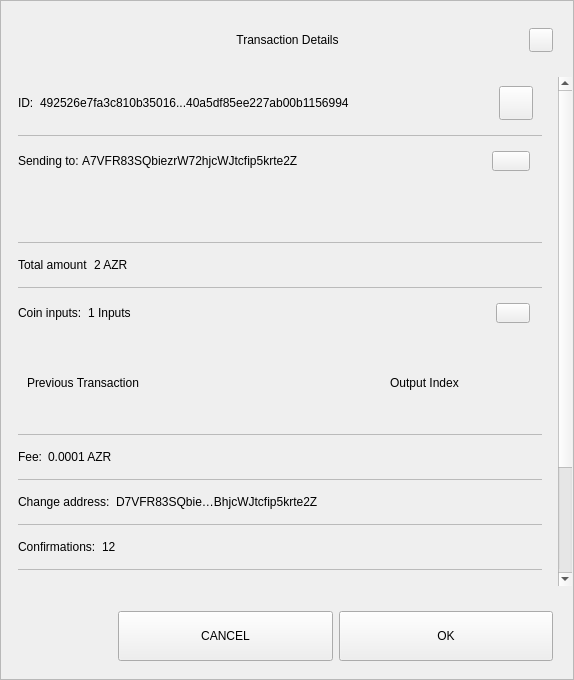
<?xml version="1.0" encoding="UTF-8"?>
<ui version="4.0">
 <class>TxDetailDialog</class>
 <widget class="QWidget" name="TxDetailDialog">
  <property name="geometry">
   <rect>
    <x>0</x>
    <y>0</y>
    <width>574</width>
    <height>680</height>
   </rect>
  </property>
  <property name="sizePolicy">
   <sizepolicy hsizetype="Preferred" vsizetype="Expanding">
    <horstretch>0</horstretch>
    <verstretch>0</verstretch>
   </sizepolicy>
  </property>
  <property name="minimumSize">
   <size>
    <width>574</width>
    <height>500</height>
   </size>
  </property>
  <property name="windowTitle">
   <string>Form</string>
  </property>
  <property name="styleSheet">
   <string notr="true"/>
  </property>
  <layout class="QVBoxLayout" name="verticalLayout_3">
   <property name="spacing">
    <number>0</number>
   </property>
   <property name="leftMargin">
    <number>0</number>
   </property>
   <property name="topMargin">
    <number>0</number>
   </property>
   <property name="rightMargin">
    <number>0</number>
   </property>
   <property name="bottomMargin">
    <number>0</number>
   </property>
   <item>
    <widget class="QFrame" name="frame">
     <property name="sizePolicy">
      <sizepolicy hsizetype="Preferred" vsizetype="Expanding">
       <horstretch>0</horstretch>
       <verstretch>0</verstretch>
      </sizepolicy>
     </property>
     <property name="styleSheet">
      <string notr="true"/>
     </property>
     <property name="frameShape">
      <enum>QFrame::StyledPanel</enum>
     </property>
     <property name="frameShadow">
      <enum>QFrame::Raised</enum>
     </property>
     <layout class="QVBoxLayout" name="verticalLayout">
      <property name="leftMargin">
       <number>0</number>
      </property>
      <property name="rightMargin">
       <number>0</number>
      </property>
      <item>
       <layout class="QHBoxLayout" name="horizontalLayout_3">
        <property name="spacing">
         <number>0</number>
        </property>
        <property name="leftMargin">
         <number>20</number>
        </property>
        <property name="topMargin">
         <number>10</number>
        </property>
        <property name="rightMargin">
         <number>20</number>
        </property>
        <item>
         <spacer name="horizontalSpacer_1">
          <property name="orientation">
           <enum>Qt::Horizontal</enum>
          </property>
          <property name="sizeHint" stdset="0">
           <size>
            <width>40</width>
            <height>20</height>
           </size>
          </property>
         </spacer>
        </item>
        <item>
         <widget class="QLabel" name="labelTitle">
          <property name="minimumSize">
           <size>
            <width>0</width>
            <height>40</height>
           </size>
          </property>
          <property name="maximumSize">
           <size>
            <width>16777215</width>
            <height>40</height>
           </size>
          </property>
          <property name="styleSheet">
           <string notr="true">padding-left:24px;</string>
          </property>
          <property name="text">
           <string>Transaction Details</string>
          </property>
          <property name="alignment">
           <set>Qt::AlignCenter</set>
          </property>
          <property name="margin">
           <number>7</number>
          </property>
         </widget>
        </item>
        <item>
         <spacer name="horizontalSpacer_2">
          <property name="orientation">
           <enum>Qt::Horizontal</enum>
          </property>
          <property name="sizeHint" stdset="0">
           <size>
            <width>40</width>
            <height>20</height>
           </size>
          </property>
         </spacer>
        </item>
        <item>
         <widget class="QPushButton" name="btnEsc">
          <property name="minimumSize">
           <size>
            <width>24</width>
            <height>24</height>
           </size>
          </property>
          <property name="maximumSize">
           <size>
            <width>24</width>
            <height>24</height>
           </size>
          </property>
          <property name="focusPolicy">
           <enum>Qt::NoFocus</enum>
          </property>
          <property name="text">
           <string/>
          </property>
         </widget>
        </item>
       </layout>
      </item>
      <item>
       <spacer name="verticalSpacer">
        <property name="orientation">
         <enum>Qt::Vertical</enum>
        </property>
        <property name="sizeType">
         <enum>QSizePolicy::Fixed</enum>
        </property>
        <property name="sizeHint" stdset="0">
         <size>
          <width>20</width>
          <height>10</height>
         </size>
        </property>
       </spacer>
      </item>
      <item>
       <widget class="QWidget" name="layoutScroll" native="true">
        <property name="minimumSize">
         <size>
          <width>0</width>
          <height>0</height>
         </size>
        </property>
        <layout class="QVBoxLayout" name="verticalLayout_4">
         <property name="leftMargin">
          <number>0</number>
         </property>
         <property name="topMargin">
          <number>0</number>
         </property>
         <property name="rightMargin">
          <number>0</number>
         </property>
         <item>
          <widget class="QScrollArea" name="scrollArea">
           <property name="styleSheet">
            <string notr="true">#scrollArea {
background:transparent;
}</string>
           </property>
           <property name="horizontalScrollBarPolicy">
            <enum>Qt::ScrollBarAlwaysOff</enum>
           </property>
           <property name="sizeAdjustPolicy">
            <enum>QAbstractScrollArea::AdjustIgnored</enum>
           </property>
           <property name="widgetResizable">
            <bool>true</bool>
           </property>
           <property name="alignment">
            <set>Qt::AlignLeading|Qt::AlignLeft|Qt::AlignTop</set>
           </property>
           <widget class="QWidget" name="scrollAreaWidgetContents">
            <property name="geometry">
             <rect>
              <x>0</x>
              <y>0</y>
              <width>556</width>
              <height>672</height>
             </rect>
            </property>
            <property name="autoFillBackground">
             <bool>false</bool>
            </property>
            <property name="styleSheet">
             <string notr="true">#scrollAreaWidgetContents {
background:transparent;
}</string>
            </property>
            <layout class="QVBoxLayout" name="verticalLayout_7">
             <property name="spacing">
              <number>0</number>
             </property>
             <property name="sizeConstraint">
              <enum>QLayout::SetDefaultConstraint</enum>
             </property>
             <property name="leftMargin">
              <number>0</number>
             </property>
             <property name="topMargin">
              <number>0</number>
             </property>
             <property name="rightMargin">
              <number>0</number>
             </property>
             <property name="bottomMargin">
              <number>0</number>
             </property>
             <item>
              <widget class="QWidget" name="content" native="true">
               <layout class="QVBoxLayout" name="verticalLayout_2">
                <property name="leftMargin">
                 <number>16</number>
                </property>
                <property name="topMargin">
                 <number>0</number>
                </property>
                <property name="rightMargin">
                 <number>16</number>
                </property>
                <item>
                 <widget class="QWidget" name="contentID" native="true">
                  <layout class="QHBoxLayout" name="horizontalLayout_12" stretch="0,1,0">
                   <property name="leftMargin">
                    <number>0</number>
                   </property>
                   <item>
                    <widget class="QLabel" name="labelId">
                     <property name="maximumSize">
                      <size>
                       <width>16777215</width>
                       <height>16777215</height>
                      </size>
                     </property>
                     <property name="text">
                      <string>ID:</string>
                     </property>
                    </widget>
                   </item>
                   <item>
                    <widget class="QLabel" name="textId">
                     <property name="text">
                      <string>492526e7fa3c810b35016...40a5df85ee227ab00b1156994</string>
                     </property>
                    </widget>
                   </item>
                   <item>
                    <widget class="QPushButton" name="pushCopy">
                     <property name="minimumSize">
                      <size>
                       <width>34</width>
                       <height>34</height>
                      </size>
                     </property>
                     <property name="maximumSize">
                      <size>
                       <width>34</width>
                       <height>34</height>
                      </size>
                     </property>
                     <property name="focusPolicy">
                      <enum>Qt::NoFocus</enum>
                     </property>
                     <property name="text">
                      <string/>
                     </property>
                     <property name="iconSize">
                      <size>
                       <width>24</width>
                       <height>24</height>
                      </size>
                     </property>
                    </widget>
                   </item>
                  </layout>
                 </widget>
                </item>
                <item>
                 <widget class="QLabel" name="labelDivider9">
                  <property name="maximumSize">
                   <size>
                    <width>16777215</width>
                    <height>1</height>
                   </size>
                  </property>
                  <property name="styleSheet">
                   <string notr="true">background-color:#bababa;</string>
                  </property>
                  <property name="text">
                   <string/>
                  </property>
                 </widget>
                </item>
                <item>
                 <widget class="QWidget" name="contentOutputs" native="true">
                  <layout class="QHBoxLayout" name="horizontalLayout_11" stretch="0,3,0">
                   <property name="spacing">
                    <number>0</number>
                   </property>
                   <property name="leftMargin">
                    <number>0</number>
                   </property>
                   <property name="rightMargin">
                    <number>12</number>
                   </property>
                   <item>
                    <widget class="QLabel" name="labelSend">
                     <property name="maximumSize">
                      <size>
                       <width>16777215</width>
                       <height>16777215</height>
                      </size>
                     </property>
                     <property name="text">
                      <string>Sending to: </string>
                     </property>
                    </widget>
                   </item>
                   <item>
                    <widget class="QLabel" name="textSend">
                     <property name="text">
                      <string>A7VFR83SQbiezrW72hjcWJtcfip5krte2Z </string>
                     </property>
                    </widget>
                   </item>
                   <item>
                    <widget class="QPushButton" name="pushOutputs">
                     <property name="minimumSize">
                      <size>
                       <width>34</width>
                       <height>20</height>
                      </size>
                     </property>
                     <property name="maximumSize">
                      <size>
                       <width>38</width>
                       <height>20</height>
                      </size>
                     </property>
                     <property name="focusPolicy">
                      <enum>Qt::NoFocus</enum>
                     </property>
                     <property name="styleSheet">
                      <string notr="true"/>
                     </property>
                     <property name="text">
                      <string/>
                     </property>
                    </widget>
                   </item>
                  </layout>
                 </widget>
                </item>
                <item>
                 <widget class="QScrollArea" name="outputsScrollArea">
                  <property name="minimumSize">
                   <size>
                    <width>0</width>
                    <height>50</height>
                   </size>
                  </property>
                  <property name="styleSheet">
                   <string notr="true">#outputsScrollArea {
background:transparent;
}</string>
                  </property>
                  <property name="widgetResizable">
                   <bool>true</bool>
                  </property>
                  <widget class="QWidget" name="container_outputs_base">
                   <property name="geometry">
                    <rect>
                     <x>0</x>
                     <y>0</y>
                     <width>522</width>
                     <height>48</height>
                    </rect>
                   </property>
                   <property name="styleSheet">
                    <string notr="true">#container_outputs_base {
background:transparent;
}</string>
                   </property>
                  </widget>
                 </widget>
                </item>
                <item>
                 <widget class="QLabel" name="labelDivider8">
                  <property name="maximumSize">
                   <size>
                    <width>16777215</width>
                    <height>1</height>
                   </size>
                  </property>
                  <property name="styleSheet">
                   <string notr="true">background-color:#bababa;</string>
                  </property>
                  <property name="text">
                   <string/>
                  </property>
                 </widget>
                </item>
                <item>
                 <widget class="QWidget" name="contentAmount" native="true">
                  <layout class="QHBoxLayout" name="horizontalLayout_4" stretch="0,1">
                   <property name="leftMargin">
                    <number>0</number>
                   </property>
                   <item>
                    <widget class="QLabel" name="labelAmount">
                     <property name="maximumSize">
                      <size>
                       <width>16777215</width>
                       <height>16777215</height>
                      </size>
                     </property>
                     <property name="text">
                      <string>Total amount</string>
                     </property>
                    </widget>
                   </item>
                   <item>
                    <widget class="QLabel" name="textAmount">
                     <property name="text">
                      <string>2 AZR</string>
                     </property>
                    </widget>
                   </item>
                  </layout>
                 </widget>
                </item>
                <item>
                 <widget class="QLabel" name="labelDivider6">
                  <property name="maximumSize">
                   <size>
                    <width>16777215</width>
                    <height>1</height>
                   </size>
                  </property>
                  <property name="styleSheet">
                   <string notr="true">background-color:#bababa;</string>
                  </property>
                  <property name="text">
                   <string/>
                  </property>
                 </widget>
                </item>
                <item>
                 <widget class="QWidget" name="contentInputs" native="true">
                  <layout class="QHBoxLayout" name="horizontalLayout" stretch="0,2,0">
                   <property name="leftMargin">
                    <number>0</number>
                   </property>
                   <property name="rightMargin">
                    <number>12</number>
                   </property>
                   <item>
                    <widget class="QLabel" name="labelInputs">
                     <property name="sizePolicy">
                      <sizepolicy hsizetype="Minimum" vsizetype="Preferred">
                       <horstretch>0</horstretch>
                       <verstretch>0</verstretch>
                      </sizepolicy>
                     </property>
                     <property name="maximumSize">
                      <size>
                       <width>16777215</width>
                       <height>16777215</height>
                      </size>
                     </property>
                     <property name="text">
                      <string>Coin inputs:</string>
                     </property>
                    </widget>
                   </item>
                   <item>
                    <widget class="QLabel" name="textInputs">
                     <property name="text">
                      <string>1 Inputs</string>
                     </property>
                    </widget>
                   </item>
                   <item>
                    <widget class="QPushButton" name="pushInputs">
                     <property name="maximumSize">
                      <size>
                       <width>34</width>
                       <height>20</height>
                      </size>
                     </property>
                     <property name="focusPolicy">
                      <enum>Qt::NoFocus</enum>
                     </property>
                     <property name="styleSheet">
                      <string notr="true"/>
                     </property>
                     <property name="text">
                      <string/>
                     </property>
                    </widget>
                   </item>
                  </layout>
                 </widget>
                </item>
                <item>
                 <widget class="QFrame" name="gridInputs">
                  <property name="sizePolicy">
                   <sizepolicy hsizetype="Preferred" vsizetype="MinimumExpanding">
                    <horstretch>0</horstretch>
                    <verstretch>0</verstretch>
                   </sizepolicy>
                  </property>
                  <property name="minimumSize">
                   <size>
                    <width>0</width>
                    <height>90</height>
                   </size>
                  </property>
                  <layout class="QGridLayout" name="gridLayoutInput" columnstretch="5,2" rowminimumheight="0">
                   <property name="sizeConstraint">
                    <enum>QLayout::SetMaximumSize</enum>
                   </property>
                   <property name="verticalSpacing">
                    <number>0</number>
                   </property>
                   <item row="0" column="0" alignment="Qt::AlignLeft">
                    <widget class="QLabel" name="labelTitlePrevTx">
                     <property name="text">
                      <string>Previous Transaction</string>
                     </property>
                    </widget>
                   </item>
                   <item row="0" column="1" alignment="Qt::AlignLeft">
                    <widget class="QLabel" name="labelOutputIndex">
                     <property name="text">
                      <string>Output Index</string>
                     </property>
                     <property name="alignment">
                      <set>Qt::AlignCenter</set>
                     </property>
                    </widget>
                   </item>
                  </layout>
                 </widget>
                </item>
                <item>
                 <widget class="QLabel" name="labelDivider1">
                  <property name="maximumSize">
                   <size>
                    <width>16777215</width>
                    <height>1</height>
                   </size>
                  </property>
                  <property name="styleSheet">
                   <string notr="true">background-color:#bababa;</string>
                  </property>
                  <property name="text">
                   <string/>
                  </property>
                 </widget>
                </item>
                <item>
                 <widget class="QWidget" name="contentFee" native="true">
                  <layout class="QHBoxLayout" name="horizontalLayout_7" stretch="0,1">
                   <property name="leftMargin">
                    <number>0</number>
                   </property>
                   <item>
                    <widget class="QLabel" name="labelFee">
                     <property name="maximumSize">
                      <size>
                       <width>16777215</width>
                       <height>16777215</height>
                      </size>
                     </property>
                     <property name="text">
                      <string>Fee:</string>
                     </property>
                    </widget>
                   </item>
                   <item>
                    <widget class="QLabel" name="textFee">
                     <property name="text">
                      <string>0.0001 AZR</string>
                     </property>
                    </widget>
                   </item>
                  </layout>
                 </widget>
                </item>
                <item>
                 <widget class="QLabel" name="labelDivider2">
                  <property name="maximumSize">
                   <size>
                    <width>16777215</width>
                    <height>1</height>
                   </size>
                  </property>
                  <property name="styleSheet">
                   <string notr="true">background-color:#bababa;</string>
                  </property>
                  <property name="text">
                   <string/>
                  </property>
                 </widget>
                </item>
                <item>
                 <widget class="QWidget" name="contentChangeAddress" native="true">
                  <layout class="QHBoxLayout" name="horizontalLayout_6" stretch="0,1">
                   <property name="leftMargin">
                    <number>0</number>
                   </property>
                   <item>
                    <widget class="QLabel" name="labelChange">
                     <property name="maximumSize">
                      <size>
                       <width>16777215</width>
                       <height>16777215</height>
                      </size>
                     </property>
                     <property name="text">
                      <string>Change address:</string>
                     </property>
                    </widget>
                   </item>
                   <item>
                    <widget class="QLabel" name="textChange">
                     <property name="text">
                      <string>D7VFR83SQbie…BhjcWJtcfip5krte2Z </string>
                     </property>
                    </widget>
                   </item>
                  </layout>
                 </widget>
                </item>
                <item>
                 <widget class="QLabel" name="labelDivider4">
                  <property name="maximumSize">
                   <size>
                    <width>16777215</width>
                    <height>1</height>
                   </size>
                  </property>
                  <property name="styleSheet">
                   <string notr="true">background-color:#bababa;</string>
                  </property>
                  <property name="text">
                   <string/>
                  </property>
                 </widget>
                </item>
                <item>
                 <widget class="QWidget" name="contentConfirmations" native="true">
                  <layout class="QHBoxLayout" name="horizontalLayout_8" stretch="0,1">
                   <property name="leftMargin">
                    <number>0</number>
                   </property>
                   <item>
                    <widget class="QLabel" name="labelConfirmations">
                     <property name="maximumSize">
                      <size>
                       <width>16777215</width>
                       <height>16777215</height>
                      </size>
                     </property>
                     <property name="text">
                      <string>Confirmations:</string>
                     </property>
                    </widget>
                   </item>
                   <item>
                    <widget class="QLabel" name="textConfirmations">
                     <property name="text">
                      <string>12</string>
                     </property>
                    </widget>
                   </item>
                  </layout>
                 </widget>
                </item>
                <item>
                 <widget class="QLabel" name="labelDivider7">
                  <property name="maximumSize">
                   <size>
                    <width>16777215</width>
                    <height>1</height>
                   </size>
                  </property>
                  <property name="styleSheet">
                   <string notr="true">background-color:#bababa;</string>
                  </property>
                  <property name="text">
                   <string/>
                  </property>
                 </widget>
                </item>
                <item>
                 <widget class="QWidget" name="contentSize" native="true">
                  <layout class="QHBoxLayout" name="horizontalLayout_9" stretch="0,1">
                   <property name="leftMargin">
                    <number>0</number>
                   </property>
                   <item>
                    <widget class="QLabel" name="labelSize">
                     <property name="maximumSize">
                      <size>
                       <width>16777215</width>
                       <height>16777215</height>
                      </size>
                     </property>
                     <property name="text">
                      <string>Size:</string>
                     </property>
                    </widget>
                   </item>
                   <item>
                    <widget class="QLabel" name="textSize">
                     <property name="text">
                      <string>2 kB</string>
                     </property>
                    </widget>
                   </item>
                  </layout>
                 </widget>
                </item>
                <item>
                 <widget class="QLabel" name="labelDivider3">
                  <property name="maximumSize">
                   <size>
                    <width>16777215</width>
                    <height>1</height>
                   </size>
                  </property>
                  <property name="styleSheet">
                   <string notr="true">background-color:#bababa;</string>
                  </property>
                  <property name="text">
                   <string/>
                  </property>
                 </widget>
                </item>
                <item>
                 <widget class="QWidget" name="contentDate" native="true">
                  <layout class="QHBoxLayout" name="horizontalLayout_5" stretch="0,1">
                   <property name="leftMargin">
                    <number>0</number>
                   </property>
                   <item>
                    <widget class="QLabel" name="labelDate">
                     <property name="maximumSize">
                      <size>
                       <width>16777215</width>
                       <height>16777215</height>
                      </size>
                     </property>
                     <property name="text">
                      <string>Date:</string>
                     </property>
                    </widget>
                   </item>
                   <item>
                    <widget class="QLabel" name="textDate">
                     <property name="text">
                      <string>May 25, 2017</string>
                     </property>
                    </widget>
                   </item>
                  </layout>
                 </widget>
                </item>
                <item>
                 <widget class="QLabel" name="labelDivider5">
                  <property name="maximumSize">
                   <size>
                    <width>16777215</width>
                    <height>1</height>
                   </size>
                  </property>
                  <property name="styleSheet">
                   <string notr="true">background-color:#bababa;</string>
                  </property>
                  <property name="text">
                   <string/>
                  </property>
                 </widget>
                </item>
                <item>
                 <widget class="QWidget" name="contentStatus" native="true">
                  <layout class="QHBoxLayout" name="horizontalLayout_10" stretch="0,1">
                   <property name="leftMargin">
                    <number>0</number>
                   </property>
                   <item>
                    <widget class="QLabel" name="labelStatus">
                     <property name="maximumSize">
                      <size>
                       <width>16777215</width>
                       <height>16777215</height>
                      </size>
                     </property>
                     <property name="text">
                      <string>Status:</string>
                     </property>
                    </widget>
                   </item>
                   <item>
                    <widget class="QLabel" name="textStatus">
                     <property name="text">
                      <string>Spendable</string>
                     </property>
                    </widget>
                   </item>
                  </layout>
                 </widget>
                </item>
                <item>
                 <spacer name="verticalSpacer_2">
                  <property name="orientation">
                   <enum>Qt::Vertical</enum>
                  </property>
                  <property name="sizeType">
                   <enum>QSizePolicy::Expanding</enum>
                  </property>
                  <property name="sizeHint" stdset="0">
                   <size>
                    <width>20</width>
                    <height>10</height>
                   </size>
                  </property>
                 </spacer>
                </item>
                <item>
                 <widget class="QLabel" name="labelWarning">
                  <property name="text">
                   <string>TextLabel</string>
                  </property>
                  <property name="alignment">
                   <set>Qt::AlignCenter</set>
                  </property>
                 </widget>
                </item>
               </layout>
              </widget>
             </item>
            </layout>
           </widget>
          </widget>
         </item>
        </layout>
       </widget>
      </item>
      <item>
       <widget class="QWidget" name="containerButtons" native="true">
        <layout class="QHBoxLayout" name="horizontalLayout1" stretch="1,2,2">
         <property name="leftMargin">
          <number>10</number>
         </property>
         <property name="rightMargin">
          <number>20</number>
         </property>
         <item>
          <spacer name="horizontalSpacer_3">
           <property name="orientation">
            <enum>Qt::Horizontal</enum>
           </property>
           <property name="sizeHint" stdset="0">
            <size>
             <width>40</width>
             <height>20</height>
            </size>
           </property>
          </spacer>
         </item>
         <item>
          <widget class="QPushButton" name="btnCancel">
           <property name="minimumSize">
            <size>
             <width>200</width>
             <height>50</height>
            </size>
           </property>
           <property name="focusPolicy">
            <enum>Qt::NoFocus</enum>
           </property>
           <property name="text">
            <string>CANCEL</string>
           </property>
          </widget>
         </item>
         <item>
          <widget class="QPushButton" name="btnSave">
           <property name="minimumSize">
            <size>
             <width>200</width>
             <height>50</height>
            </size>
           </property>
           <property name="focusPolicy">
            <enum>Qt::NoFocus</enum>
           </property>
           <property name="text">
            <string>OK</string>
           </property>
          </widget>
         </item>
        </layout>
       </widget>
      </item>
     </layout>
    </widget>
   </item>
  </layout>
 </widget>
 <resources/>
 <connections/>
</ui>
